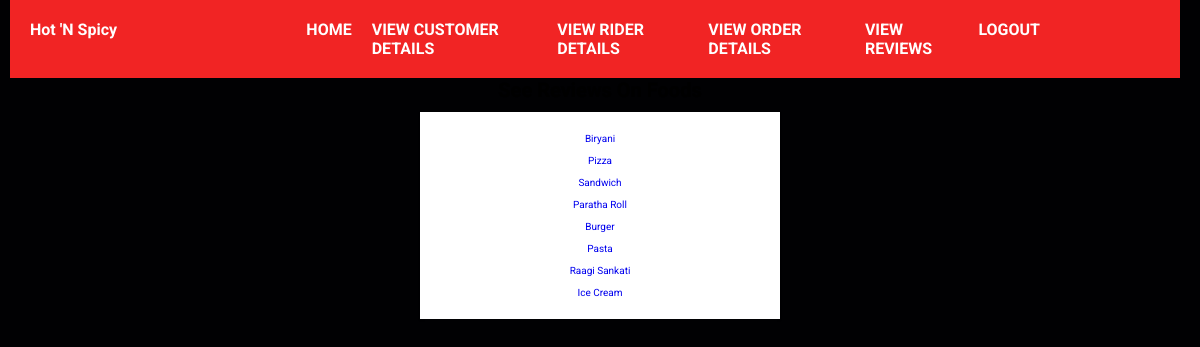
The page /menufor_review (signed in) on the database its author committed.
### tables this page shows
CREATE TABLE Food
    (
        food_no          INTEGER PRIMARY KEY AUTOINCREMENT ,
        food_image       VARCHAR(300) ,
        food_price       int,
        food_title       VARCHAR (100) ,
        food_description VARCHAR (500) ,
        admin_id         int NOT NULL,
        FOREIGN KEY (ADMIN_ID) REFERENCES ADMIN(ADMIN_ID)
    );

### app.py (the view)
@app.route('/menufor_review')
def reviewMenu():
    if "email" and "password" in session:
        foods = db.returnFoods()
        foods = foods.fetchall()
        return render_template('menuForReview.html', foods=foods)
    return redirect(url_for("adminLogin"))

### database.py (called while the page is built)
    @ staticmethod
    def returnFoods():
        connection = s.connect("foodSystem.db")
        cursor = connection.cursor()
        foods = cursor.execute("SELECT * from Food")
        return foods

### templates/menuForReview.html (shortened to what this page needs)
{% extends 'adminBase.html' %}
{% block body %}
    <h1 style="text-align: center;">See Reviews on Foods</h1>
<div class="AllFoodLinks">
    <br>
    {% for  i in range(foods|length) %}
    <div class="foodLink">
        <a href="/allreviews/{{ foods[i][0] }}">{{ foods[i][3] }}</a>
    </div>
    <br>
    {% endfor %}
</div>
{% endblock body %}

### static/css/adminStyle.css (style rules this page uses)
* { margin: 0; padding: 0; font-family:system-ui, -apple-system, BlinkMacSystemFont, 'Segoe UI', Roboto, Oxygen, Ubuntu, Cantarell, 'Open Sans', 'Helvetica Neue', sans-serif; }
body { background-color: #000000; }
.foodLink a { text-decoration: none; }
.AllFoodLinks { display : flex; justify-content: center; align-items: center; flex-direction: column; background-color: white; margin-left: 35%; margin-right: 35%; padding: 10px; box-shadow: 0 1px 2px rgba(0, 0, 0, 0.2); margin-top: 10px; }

### static/css/style.css (style rules this page uses)
:root { --main-color: #f12424; --black: #13131a; --bg: #010103; --border: .1rem solid rgba(255, 255, 255, .3); }
* { margin: 0; padding: 0; font-family:'Roboto', sans-serif; outline: none; border:none; box-sizing: border-box; text-decoration: none; text-transform: capitalize; transition: .2s linear; }
html { font-size: 62.5%; overflow-x: hidden; scroll-padding-top: 9rem; scroll-behavior: smooth; }
body { background: var(--bg); }

### rows shown on the page
Food: food_title "Biryani"
Food: food_title "Pizza"
Food: food_title "Sandwich"
Food: food_title "Paratha Roll"
Food: food_title "Burger"
Food: food_title "Pasta"
Food: food_title "Raagi Sankati"
Food: food_title "Ice Cream"
